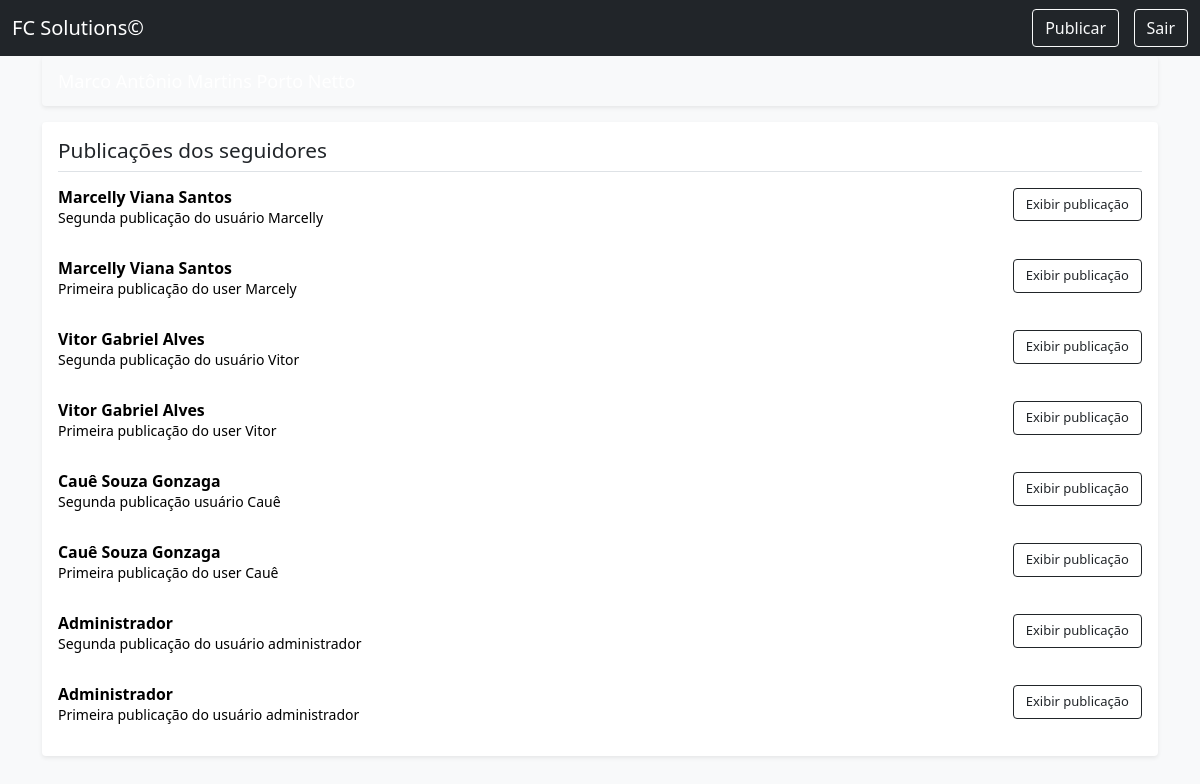
Screenshot of /inicio/ (signed in) with the database file from the repository.
### microblog/models.py (models this page shows, shortened)
class Post(models.Model):
    autor = models.ForeignKey(Pessoa, on_delete=models.CASCADE, verbose_name="Autor")
    conteudo = models.CharField(max_length=200)
    data = models.DateTimeField(auto_now_add=True)
    class Meta:
        ordering = ("-data",)

class Pessoa(models.Model):
    usuario = models.OneToOneField(User, on_delete=models.CASCADE, verbose_name='Usuário', unique=True)
    nome = models.CharField(max_length=150)
    seguindo = models.ManyToManyField(User, blank=True, related_name='seguindo') #releted_name é pra n usar _set.all
    def get_seguidores(self):
        return self.seguindo.all()

### microblog/views.py (the view)
# urls.py: path('inicio/', pagina_inicial, name="index"),
def pagina_inicial(request): #Mostra a página inicial do usuário logado
    usuario = request.user
    posts = []
    if usuario.is_authenticated:
        usuario = Pessoa.objects.get(usuario = usuario)
        for s in usuario.get_seguidores():
            seguidor = Pessoa.objects.get(usuario = s)
            if seguidor != usuario:
                for p in seguidor.post_set.all():
                    if len(posts) < 30:
                        posts.append(p)
    return render(request, 'microblog/pagina_inicial.html', {'usuario' : usuario, 'posts' : posts})

### microblog/templates/microblog/pagina_inicial.html (shortened to what this page needs)
<!DOCTYPE html>
<html lang="pt-br">
  <head>
    <link
      href="https://cdn.jsdelivr.net/npm/bootstrap@5.1.3/dist/css/bootstrap.min.css"
      rel="stylesheet"
    />
    <link
      href="https://getbootstrap.com/docs/5.1/examples/offcanvas-navbar/offcanvas.css"
      rel="stylesheet"
    />
  </head>
  <body class="bg-light">
    {% if user.is_authenticated %}
      <nav
        class="navbar navbar-expand-lg fixed-top navbar-dark bg-dark"
        aria-label="Main navigation"
      >
        <div class="container-fluid">
          <a class="navbar-brand" href="http://localhost:8000/inicio"
            >FC Solutions©</a
          >
          <a href="http://localhost:8000/post"
            ><button
              class="btn btn-outline-light"
              type="submit"
              style="margin-inline: 0.9em"
            >
              Publicar
            </button>
          </a>
          <a href="http://localhost:8000/conta/logout"
            ><button class="btn btn-outline-light" type="submit">Sair</button>
          </a>
        </div>
      </nav>
      <div class="nav-scroller bg-body shadow-sm">
        <nav class="nav nav-underline" aria-label="Secondary navigation">
          <a
            class="nav-link active"
            aria-current="page"
            href="http://localhost:8000/inicio"
            >Página Inicial</a
          >
          <a class="nav-link" href="http://localhost:8000/perfil">Perfil</a>
        </nav>
      </div>
      <main class="container">
        <div
          class="d-flex align-items-center p-3 my-3 text-white bg-purple rounded shadow-sm"
        >
          <div class="lh-1">
            <h1 class="h6 mb-0 text-white lh-1" style="font-size: large">
            </h1>
          </div>
        </div>
        <div class="my-3 p-3 bg-body rounded shadow-sm">
          <h6 class="border-bottom pb-2 mb-0" style="font-size: 1.3em">
            Publicações dos seguidores
          </h6>
          {% for p in posts %}
          <div class="d-flex text-muted pt-3">
            <p class="pb-3 mb-0 small lh-sm" style="color: #000000">
              <a
                style="color: #6c757d; text-decoration: none; font-size: 1.1em"
                aria-current="page"
                href="http://localhost:8000/{{p.autor.usuario}}"
                ><strong
                  class="d-block text-gray-dark"
                  style="
                    color: #000000;
                    text-decoration: none;
                    font-size: 1.03em;
                    font-weight: bolder;
                    width: 50em;
                  "
                >
                  {{ p.autor.nome }}
                </strong></a
              >
              {{ p.conteudo }}
            </p>
            <div
              class="navbar-collapse offcanvas-collapse"
              id="navbarsExampleDefault"
            ></div>
            <a href="http://localhost:8000/publicacao/{{ p.id }}">
              <button
                class="btn btn-outline-dark"
                style="width: max-content; font-size: small"
                type="submit"
              >
                Exibir publicação
              </button></a
            >
          </div>
          {% endfor %}
        </div>
      </main>
    {% endif %}
  </body>
</html>

### rows the page displays
Post: autor.nome "Marcelly Viana Santos", conteudo "Segunda publicação do usuário Marcelly"
Post: autor.nome "Marcelly Viana Santos", conteudo "Primeira publicação do user Marcely"
Post: autor.nome "Vitor Gabriel Alves", conteudo "Segunda publicação do usuário Vitor"
Post: autor.nome "Vitor Gabriel Alves", conteudo "Primeira publicação do user Vitor"
Post: autor.nome "Cauê Souza Gonzaga", conteudo "Segunda publicação usuário Cauê"
Post: autor.nome "Cauê Souza Gonzaga", conteudo "Primeira publicação do user Cauê"
Post: autor.nome "Administrador", conteudo "Segunda publicação do usuário administrador"
Post: autor.nome "Administrador", conteudo "Primeira publicação do usuário administrador"
